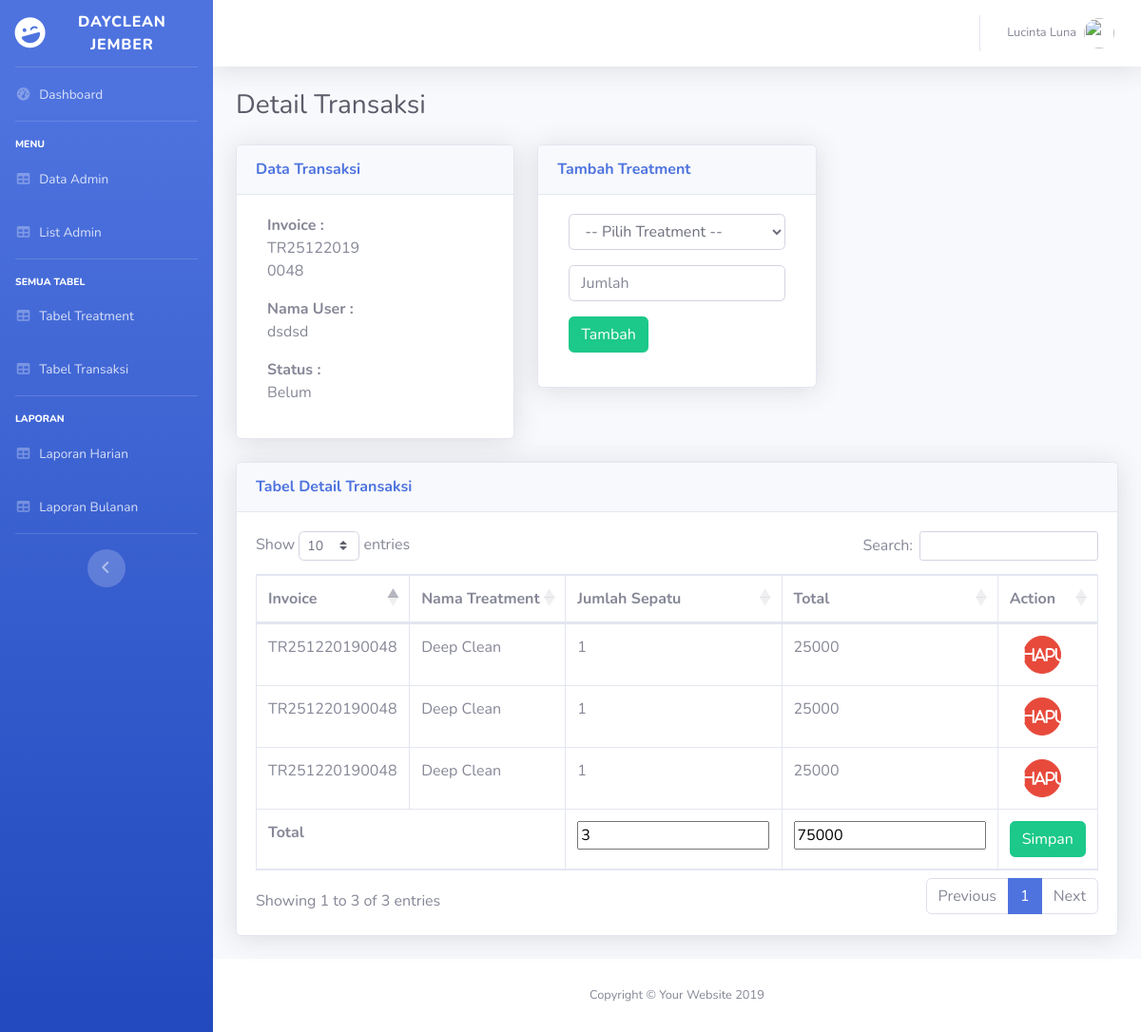
Page /admin/transaksi/detail_transaksi/TR251220190048 on the committed database.
### tables this page shows
CREATE TABLE `transaksi` (
  `id_transaksi` int(10) NOT NULL,
  `invoice` varchar(30) NOT NULL,
  `tanggal` date NOT NULL,
  `nama_user` varchar(30) NOT NULL,
  `no_hp` int(11) NOT NULL,
  `alamat_user` varchar(30) NOT NULL,
  `jumlah_sepatu` int(11) NOT NULL,
  `status` text NOT NULL,
  `total` int(11) NOT NULL
);

CREATE TABLE `detail_transaksi` (
  `id_detail` int(11) NOT NULL,
  `invoice` varchar(30) NOT NULL,
  `id_treatment` int(11) NOT NULL,
  `nama_treatment` varchar(30) NOT NULL,
  `jumlah_sepatu` int(11) NOT NULL,
  `total` int(11) NOT NULL
);

### application/controllers/admin/transaksi.php (called while the page is built, shortened)
<?php
class transaksi extends CI_Controller {
	function __construct()
		{
			$this->load->model("m_transaksi");
			$this->load->model("m_treatment");
		}
	public function detail_transaksi($invoice)
	{
		$data = array('invoice' 	=> $invoice,
					  'data_detail' => $this->m_transaksi->tampil_sepatu($invoice),
					  'treatment'	=> $this->m_treatment->list_treatment(),
					  'data_transaksi' => $this->m_transaksi->transaksi($invoice)->row(),
					  'sum_total' =>$this->m_transaksi->get_sum($invoice),
					  'sum_total_sepatu' =>$this->m_transaksi->get_sum1($invoice));
		$this->load->view('admin/detail_transaksi',$data);
	}
}

### index.php (called while the page is built, shortened)
<?php
require_once BASEPATH.'core/CodeIgniter.php';

### application/models/m_transaksi.php (called while the page is built, shortened)
<?php
	class m_transaksi extends CI_Model
	{
		function transaksi($invoice)
		{
			return $this ->db -> query("SELECT * FROM transaksi where invoice='$invoice'");
		}
		function tampil_sepatu($invoice)
		{
			return $this ->db -> query("SELECT * FROM detail_transaksi where invoice='$invoice'");
		}
		function get_sum($invoice)
		{
			$this->db->select_sum('total','total_semua');
			$this->db->from('detail_transaksi');
			$this->db->where('invoice' , $invoice);
			return $this->db->get('')->row();
		}
		function get_sum1($invoice)
		{
			$this->db->select_sum('jumlah_sepatu','total_sepatu');
			$this->db->from('detail_transaksi');
			$this->db->where('invoice' , $invoice);
			return $this->db->get('')->row();
		}
	}
?>

### application/models/m_treatment.php (called while the page is built, shortened)
<?php
	class m_treatment extends CI_Model
	{
		function list_treatment()
		{
			$hasil=$this->db->query("SELECT id_treatment,nama_treatment,deskripsi,harga FROM treatment");
            return $hasil;
		}
	}
?>

### application/views/admin/detail_transaksi.php (the view, shortened to what this page needs)
<!DOCTYPE html>
<html lang="en">
<head>
</head>
<body id="page-top">
  <div id="wrapper">
    <div id="content-wrapper" class="d-flex flex-column">
      <div id="content">
        <div class="container-fluid">
          <div class="d-sm-flex align-items-center justify-content-between mb-4">
            <h1 class="h3 mb-0 text-gray-800"> Detail Transaksi</h1>
          </div>
          <div class="row">
            <div class="col-lg-4">
                <div class="card shadow mb-4">
                  <div class="card-header py-3">
                    <h6 class="m-0 font-weight-bold text-primary">Data Transaksi</h6>
                  </div>
                  <div class="card-body">
                      <div class="col-lg-6">
                      <b>Invoice :</b>
                      <p><?php echo $data_transaksi->invoice?></p>
                      <b>Nama User :</b>
                      <p><?php echo $data_transaksi->nama_user?></p>
                      <b>Status :</b>
                      <p><?php echo $data_transaksi->status?></p>
                      </div>
                  </div>
                </div>
            </div>
            <div class="col-lg-4">
                <div class="card shadow mb-4">
                  <div class="card-header py-3">
                    <h6 class="m-0 font-weight-bold text-primary">Tambah Treatment</h6>
                  </div>
                  <div class="card-body">
                      <div class="col-lg-12">
                      <form action="<?php echo site_url('admin/transaksi/tambah_treatment/'.$invoice);?>" method="post">
                          <div class="form-group">
                            <select class="form-control" id="exampleFormControlSelect1" name="treatment" required>
                              <option value="">-- Pilih Treatment --</option>
                            </select>
                          </div>
                          <div class="form-group">
                              <input type="number" name="jumlah_sepatu" class="form-control" id="exampleFormControlInput1" placeholder="Jumlah">
                              <button class="btn btn-success btn-rounded mt-3" type="submit">Tambah</button>
                          </div>
                      </form>
                      </div>
                  </div>
                </div>
            </div>
          </div>
          <div class="row">
            <div class="col-lg-12">
              <div class="card shadow mb-4">
                <div class="card-header py-3">
                  <h6 class="m-0 font-weight-bold text-primary">Tabel Detail Transaksi</h6>
                </div>
                <div class="card-body">
                  <div class="table-responsive">
                    <table class="table table-bordered" id="dataTable" width="100%" cellspacing="0">
                      <thead>
                        <tr>
                          <th>Invoice</th>
                          <th>Nama Treatment</th>
                          <th>Jumlah Sepatu</th>
                          <th>Total</th>
                          <th>Action</th>
                        </tr>
                      </thead>
                      <tbody>
                        <?php
                        foreach ($data_detail->result_array() as $m):
                              $id_treatment=$m['id_treatment'];
                              $invoice=$m['invoice'];
                              $nama_treatment=$m['nama_treatment'];
                              $jumlah_sepatu=$m['jumlah_sepatu'];
                              $total=$m['total'];
                        ?>
                        <tr>
                          <td><?php echo $invoice."<br>"; ?></td>
                          <td><?php echo $nama_treatment."<br>"; ?></td>
                          <td><?php echo $jumlah_sepatu."<br>"; ?></td>
                          <td><?php echo $total."<br>"; ?></td>
                          <td>
                              <div class="row justify-content-center">
                                <a href="<?php echo site_url('admin/transaksi/hapus_treatment/'.$id_treatment.'/'.$invoice); ?>" class="btn btn-danger btn-circle"><i class="fas fa-info-circle">Hapus</i></a> &nbsp &nbsp
                              </div>
                          </td>
                        </tr>
                        <?php endforeach;?>
                      </tbody>
                      <tfoot>
                    <tr>
                      <tr>
                      <td colspan="2"><b>Total</b></td>
                      <form action="<?php echo site_url('admin/transaksi/simpan_total/'.$invoice);?>" method="post" >
                      <td>
                        <input type="text" name="total_sepatu" value="<?php echo $sum_total_sepatu->total_sepatu; ?>" readonly>
                      </td>
                      <td>
                        <input type="text" name="total_harga" value="<?php echo $sum_total->total_semua; ?>" readonly>
                      </td>
                      <td>
                        <button type="submit" class="btn btn-success">Simpan</button>
                      </td>
                      </form>
                    </tr>
                  </tfoot>
                    </table>
                  </div>
                </div>
              </div>
            </div>
          </div>
        </div>
      </div>
    </div>
  </div>
</body>
</html>

### rows in the picture
transaksi: invoice "TR251220190048", nama_user "dsdsd", status "Belum"
detail_transaksi: invoice "TR251220190048", nama_treatment "Deep Clean", jumlah_sepatu "1", total "25000"
detail_transaksi: invoice "TR251220190048", nama_treatment "Deep Clean", jumlah_sepatu "1", total "25000"
detail_transaksi: invoice "TR251220190048", nama_treatment "Deep Clean", jumlah_sepatu "1", total "25000"
